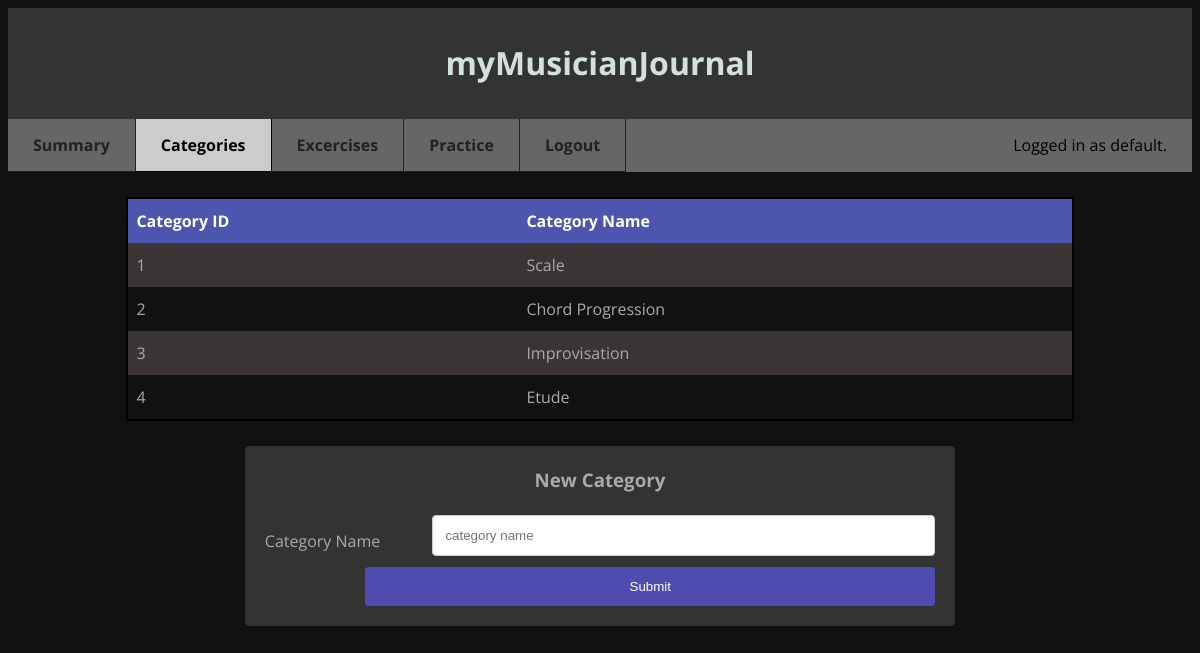
/edit_categories (signed in), run on the app's committed database.
### tables this page shows
CREATE TABLE Users(user_id INTEGER PRIMARY KEY AUTOINCREMENT, email_address TEXT, password TEXT);

CREATE TABLE ExerciseCategories(category_id INTEGER PRIMARY KEY AUTOINCREMENT, user_id INTEGER, category_name TEXT, FOREIGN KEY (user_id) REFERENCES Users (user_id));

### mmjournal/views.py (the view)
@app.route('/edit_categories', methods=['GET', 'POST'])
@flask_login.login_required
def categories():
    if flask.request.method == 'POST':
        category_name = flask.request.form['category_name']
        mmjdb.create_category (mmjdb.get_db(), [flask_login.current_user.key, category_name])
    category_list = mmjdb.get_categories_by_user_id(mmjdb.get_db(), flask_login.current_user.key)
    return flask.render_template('edit_categories.html', category_list = category_list)

### mmjournal/db.py (called while the page is built)
def query_db(dbcon, sql, args=(), one=False):
    c = dbcon.cursor()
    c.execute(sql, args)
    rv = c.fetchall()
    c.close()
    return (rv[0] if rv else None) if one else rv

def get_user_by_email (conn, email):
    return query_db(conn, 'select * from Users where email_address = ?', args=[email],
                one=True)

def get_db():
    d = getattr(flask.g, '_database', None)
    if d is None:
        d = flask.g._database = sqlite3.connect(DB_PATH)
    return d

def get_categories_by_user_id (conn, user_id):
    return query_db(conn, 'select * from %s where user_id = ? or user_id = 1' % EXERCISE_CATEGORIES_TABLE, args=[user_id])

@app.teardown_appcontext
def close_connection(exception):
    d = getattr(flask.g, '_database', None)
    if d is not None:
        d.close()

### mmjournal/views.py (called while the page is built)
@login_manager.user_loader
def user_loader(email):
    user_data = mmjdb.get_user_by_email(mmjdb.get_db(),email)
    if not user_data:
        return
    user = User()
    user.key = user_data[0]
    user.id = user_data[1]
    user.email = user_data[1]
    return user

### mmjournal/templates/edit_categories.html (shortened to what this page needs)
{% extends 'index.html' %}
{% block content %}
<table>
    <tr>
        <th>Category ID</th><th>Category Name</th>
    </tr>
    {% for category in category_list %}
    <tr>
        <td>{{ category[0] }}</td><td>{{ category[2] }}</td>
    </tr>
    {% endfor %}
</table>
<div class="container">
    <div class="row">
        <h3>New Category</h3>
    </div>
    <form action='edit_categories' method='POST'>
        <div class="row">
            <div class="col-25">
                <label>Category Name</label>
            </div>
            <div class="col-75">
                <input type='text' name='category_name' id='category_name' placeholder='category name'/>
            </div>
        </div>
        <div class="row">
            <input type='submit' name='submit'/>
        </div>
    </form>
</div>
{% endblock %}

### mmjournal/templates/index.html (shortened to what this page needs)
{% extends 'base.html' %}
{% block body %}
<div class="nav">
    {%- if request.path in ('/', '/index', '/login') -%}
    <div class="current_page">Summary</div>
    {%- else -%}
    <a href="{{ url_for('index') }}">Summary</a>
    {% endif %}
    {%- if request.path == '/edit_categories' -%}
    <div class="current_page">Categories</div>
    {%- else -%}
    <a href="{{ url_for('categories') }}">Categories</a>
    {% endif %}
    {%- if request.path == '/edit_exercises' -%}
    <div class="current_page">Excercises</div>
    {%- else -%}
    <a href="{{ url_for('edit_exercises') }}">Excercises</a>
    {% endif %}
    {%- if request.path == '/practice' -%}
    <div class="current_page">Practice</div>
    {%- else -%}
    <a href="{{ url_for('practice') }}">Practice</a>
    {% endif %}
    {%- if current_user.is_authenticated -%}
        <a href="{{ url_for('logout') }}">Logout</a>
        <div class="user_info">
            Logged in as {{ current_user.email }}.
        </div>
    {% endif %}
</div>
{% block content %}{% endblock %}
{% endblock %}

### mmjournal/static/css/main.css (style rules this page uses)
* { box-sizing: border-box; }
body { font-family: 'Open Sans', sans-serif; line-height: 1.75em; font-size: 16px; background-color: #111111; color: #aaa; }
a[href] { color: #1e8ad6; }
.nav { overflow: hidden; background-color: #666666; border-width: 1px; text-align: center; }
.nav a { float: left; display: block; text-decoration: none; border-style: solid; border-width: 0px 1px 1px 0px; text-align: center; font-weight: bold; padding: 12px 25px; color: #222222; }
.current_page { float: left; display: block; text-decoration: none; border-style: solid; border-width: 0px 1px 1px 0px; text-align: center; font-weight: bold; padding: 12px 25px; background-color: #cccccc; color: #000000; }
.user_info { float: right; padding: 12px 25px; color: #000000; }
table { border: 2px solid black; border-collapse: collapse; width: 80%; margin-left:auto; margin-right:auto; margin-top: 25px; }
th, td { text-align: left; padding: 8px; }
tr:nth-child(even) { background-color: #3b3434 }
th { background-color: #4c56af; color: white; }
.container { border-radius: 5px; background-color: #333333; padding: 20px; margin-top: 25px; width: 60%; margin-left: auto; margin-right: auto; }
.col-25 { float: left; width: 25%; margin-top: 6px; }
.col-75 { float: left; width: 75%; margin-top: 6px; }
h3 { text-align: center; margin: 0px; padding: 0px 0px 15px 0px; }
input[type=submit] { background-color: #4e4caf; color: white; padding: 12px 20px; border: none; border-radius: 4px; cursor: pointer; float: right; width: auto; }
input[type=submit], button { background-color: #4e4caf; color: white; padding: 12px 20px; border: none; border-radius: 4px; width: 85%; cursor: pointer; }
label { padding: 12px 12px 12px 0; display: inline-block; }
input[type=text], select, textarea, input[type=password], input[type=number] { width: 100%; padding: 12px; border: 1px solid #ccc; border-radius: 4px; resize: vertical; }
.row:after { content: ""; display: table; clear: both; }

### data on the page
Users: email "default"
ExerciseCategories: category_id "1", category_name "Scale"
ExerciseCategories: category_id "2", category_name "Chord Progression"
ExerciseCategories: category_id "3", category_name "Improvisation"
ExerciseCategories: category_id "4", category_name "Etude"
